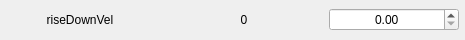
                      <widget class="QFrame" name="frame_74">
                       <property name="minimumSize">
                        <size>
                         <width>465</width>
                         <height>40</height>
                        </size>
                       </property>
                       <property name="maximumSize">
                        <size>
                         <width>465</width>
                         <height>40</height>
                        </size>
                       </property>
                       <property name="frameShape">
                        <enum>QFrame::NoFrame</enum>
                       </property>
                       <property name="frameShadow">
                        <enum>QFrame::Sunken</enum>
                       </property>
                       <layout class="QHBoxLayout" name="horizontalLayout_76">
                        <property name="spacing">
                         <number>5</number>
                        </property>
                        <property name="leftMargin">
                         <number>0</number>
                        </property>
                        <property name="topMargin">
                         <number>0</number>
                        </property>
                        <property name="rightMargin">
                         <number>5</number>
                        </property>
                        <property name="bottomMargin">
                         <number>0</number>
                        </property>
                        <item>
                         <widget class="QLabel" name="label_151">
                          <property name="minimumSize">
                           <size>
                            <width>158</width>
                            <height>0</height>
                           </size>
                          </property>
                          <property name="maximumSize">
                           <size>
                            <width>158</width>
                            <height>16777215</height>
                           </size>
                          </property>
                          <property name="text">
                           <string>riseDownVel</string>
                          </property>
                          <property name="alignment">
                           <set>Qt::AlignCenter</set>
                          </property>
                         </widget>
                        </item>
                        <item>
                         <widget class="QLabel" name="label_152">
                          <property name="minimumSize">
                           <size>
                            <width>158</width>
                            <height>0</height>
                           </size>
                          </property>
                          <property name="maximumSize">
                           <size>
                            <width>158</width>
                            <height>16777215</height>
                           </size>
                          </property>
                          <property name="text">
                           <string>0</string>
                          </property>
                          <property name="alignment">
                           <set>Qt::AlignCenter</set>
                          </property>
                         </widget>
                        </item>
                        <item>
                         <widget class="QDoubleSpinBox" name="doubleSpinBox_73">
                          <property name="minimumSize">
                           <size>
                            <width>130</width>
                            <height>0</height>
                           </size>
                          </property>
                          <property name="maximumSize">
                           <size>
                            <width>130</width>
                            <height>16777215</height>
                           </size>
                          </property>
                          <property name="styleSheet">
                           <string notr="true"/>
                          </property>
                          <property name="alignment">
                           <set>Qt::AlignCenter</set>
                          </property>
                         </widget>
                        </item>
                       </layout>
                      </widget>
